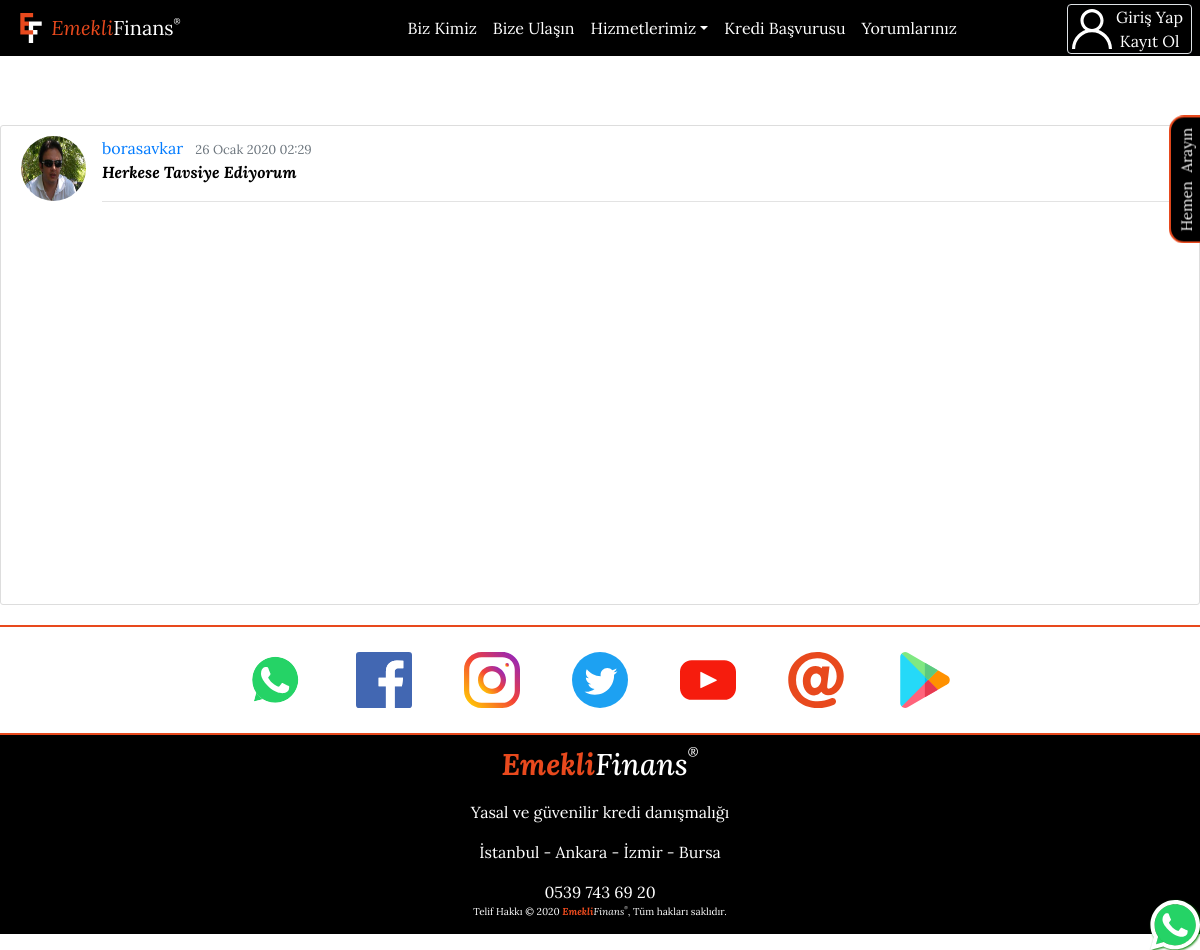
The app's page /posts/37/ with its own data.
### sayfalar/models.py (models this page shows, shortened)
class Post(models.Model):
    content = models.TextField(verbose_name='Yorum')
    date_posted = models.DateTimeField(default=timezone.now)
    author = models.ForeignKey(User, on_delete=models.CASCADE)

### users/models.py (models this page shows, shortened)
class Profile(models.Model):
    cities = [('İstanbul','İstanbul'),('Ankara','Ankara'),('İzmir','İzmir'),('Diğer','Diğer')]
    kredi_tutari_opts = [('Yok','Yok'),('5.000 TL','5.000 TL'),('10.000 TL','10.000 TL'),('15.000 TL','15.000 TL'),('20.000 TL','20.000 TL'),('25.000 TL','25.000 TL'),('30.000TL','30.000TL'),('35.000 TL','35.000 TL'),('40.000 TL','40.000 TL'),('45.000 TL','45.000 TL'),('50.000 TL','50.000 TL'),('60.000 TL ve üzeri','60.000 TL ve üzeri')]
    kredi_talebi_opts = [('10.000 TL','10.000 TL'),('15.000 TL','15.000 TL'),('20.000 TL','20.000 TL'),('25.000 TL','25.000 TL'),('30.000TL','30.000TL'),('35.000 TL','35.000 TL'),('40.000 TL','40.000 TL'),('45.000 TL','45.000 TL'),('50.000 TL','50.000 TL'),('60.000 TL ve üzeri','60.000 TL ve üzeri')]
    banks = [('AKBANK','AKBANK'),('AKTİFBANK','AKTİFBANK'),('BURGAN','BURGAN'),('DENİZBANK','DENİZBANK'),('HALK BANKASI','HALK BANKASI'),('GARANTİ BBVA','GARANTİ BBVA'),('HSBC','HSBC'),('ING BANK','ING BANK'),('İŞ BANKASI','İŞ BANKASI'),('ODEA','ODEA'),('VAKIF BANK','VAKIF BANK'),('QNB FİNANSBANK','QNB FİNANSBANK'),('YAPI KREDİ','YAPI KREDİ'),('ZİRAAT BANKASI','ZİRAAT BANKASI'),('DİĞER','DİĞER')]
    user = models.OneToOneField(User, on_delete=models.CASCADE)
    image = models.ImageField(default='Default_User.png', upload_to='profile_pics',verbose_name='Profil Foto')
    tc = models.CharField(verbose_name='Tc',max_length=11,blank=True, null=True)
    ad = models.CharField(max_length=15,verbose_name='Ad',blank=True, null=True)
    soyad = models.CharField(max_length=15,verbose_name='Soyad',blank=True, null=True)
    tel = models.CharField(max_length=11, blank=True, null=True) # validators should be a list
    maas_banka = models.CharField(verbose_name='Maaş Bankası',max_length=20,choices=banks,blank=True, null=True)
    kredi_tutari = models.CharField(max_length=18,verbose_name='Kredi Mevcut',choices=kredi_tutari_opts,blank=True, null=True)
    kredi_talebi= models.CharField(max_length=18,verbose_name='Kredi Talebi',choices=kredi_talebi_opts,blank=True, null=True)
    city = models.CharField(max_length=20,choices=cities,verbose_name='Şehir',blank=True, null=True)
    join_date = models.DateTimeField(verbose_name='Kayıt Tarihi',auto_now_add=True)
    updated_date = models.DateTimeField(verbose_name='Güncelleme Tarihi',auto_now=True)

### sayfalar/views.py (the view)
# urls.py: path('posts/<int:pk>/', PostDetailView.as_view(),name='post-detail'),
class PostDetailView(DetailView):
    model = Post
    template_name='sayfalar/post_detail.html'

### sayfalar/templates/sayfalar/post_detail.html (shortened to what this page needs)
{% extends 'sayfalar/layout.html' %}
{% load static %}
{% block css %}
<link rel="stylesheet" href="{% static 'sayfalar/css/article.css' %}">
<link rel="stylesheet" href="{% static 'sayfalar/css/button_press_effect.css' %}">
{% endblock css %}
{% block body %}
<article class="media content-section content" style="height:60vh">
    <img class="rounded-circle article-img" src="{{object.author.profile.image.url}}" alt="{{profile}}" srcset="">
    <div class="media-body">
        <div class="article-metadata">
            <a class="mr-2" href="{% url 'user-posts' object.author.username %}">{{ object.author }}</a>
            <small class="text-muted">{{ object.date_posted}}</small>
            <p class="article-content">{{ object.content }}</p>
        </div>
    </div>
</article>
{% endblock body %}

### sayfalar/static/sayfalar/css/Global.css (style rules this page uses)
html * { font-family: 'Lora', serif; }
* { margin: 0; padding: 0; -webkit-box-sizing: border-box; -o-box-sizing: border-box; -moz-box-sizing: border-box; box-sizing: border-box; }
img { pointer-events: none; }
a:active, a:visited, a:link { text-decoration: none !important }

### sayfalar/static/sayfalar/css/article.css (style rules this page uses)
.content-section { background: #ffffff; padding: 10px 20px; border: 1px solid #dddddd; border-radius: 3px; margin-bottom: 20px; margin-top: 75px; }
.article-content { white-space: pre-line; font-style:italic; color:black; font-weight:bold }
.article-img { height: 65px; width: 65px; margin-right: 16px; }
.article-metadata { padding-bottom: 1px; margin-bottom: 4px; border-bottom: 1px solid #e3e3e3 }

### sayfalar/templates/sayfalar/layout.html (style rules this page uses)
body { padding-top:50px }

### records on screen
Post: author.profile.image (picture), author "borasavkar", date_posted "26 Ocak 2020 02:29", content "Herkese Tavsiye Ediyorum"
